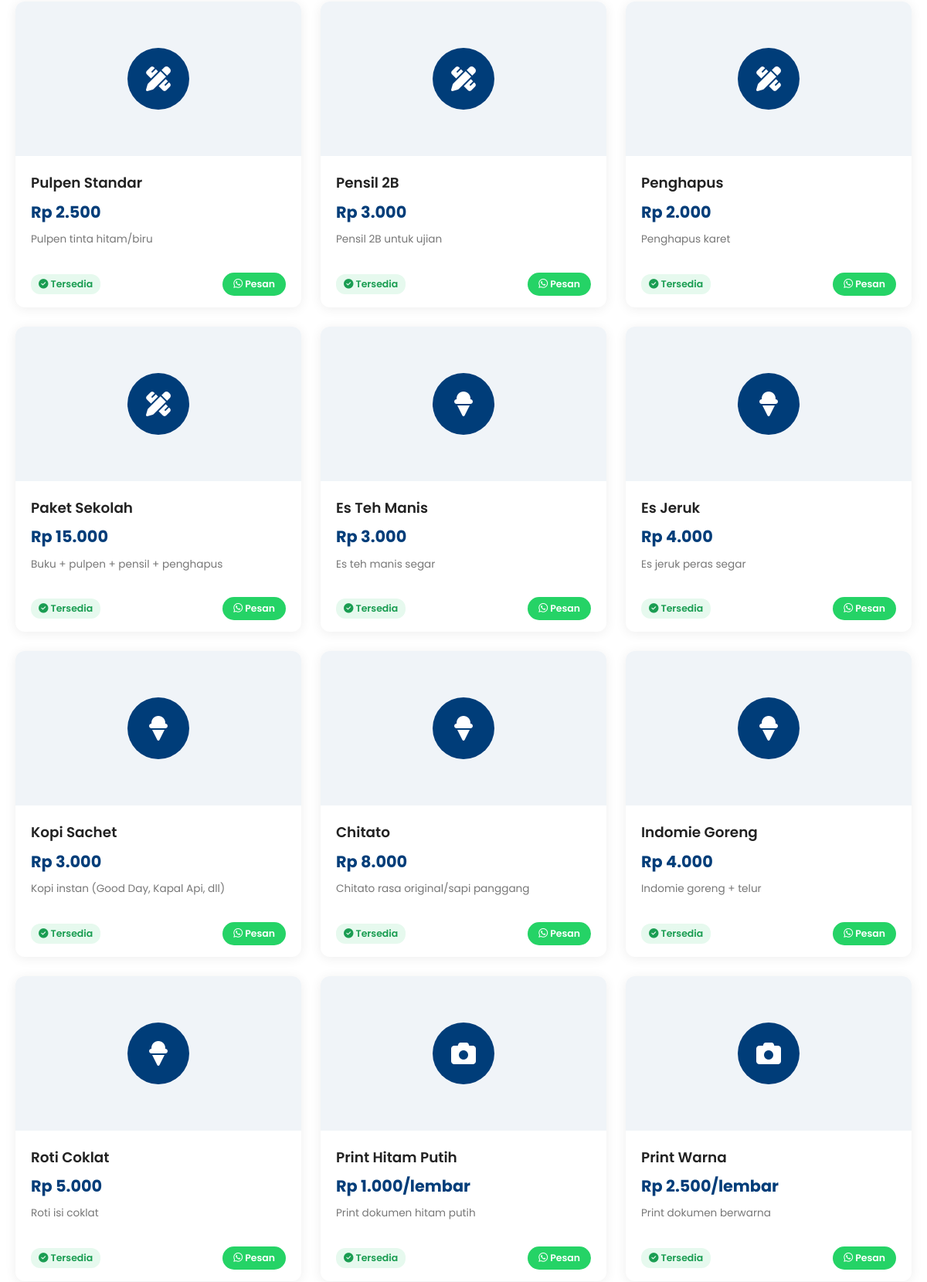
Before: /produk (middle part) with the older database file.
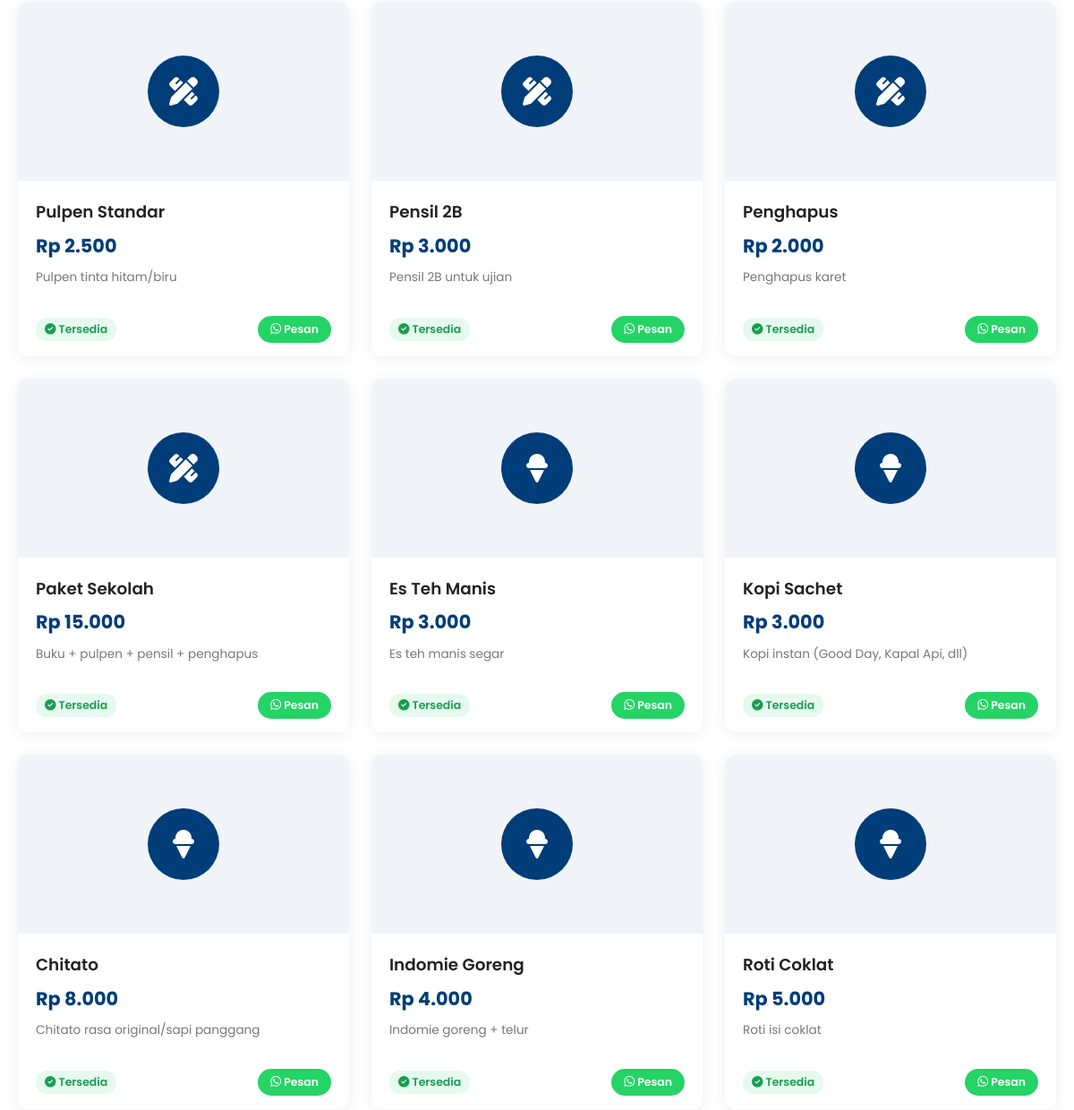
After: the same page with the newer database file.
### tables this page shows
CREATE TABLE products (
        id INTEGER PRIMARY KEY AUTOINCREMENT,
        name TEXT NOT NULL,
        category_id INTEGER,
        price REAL DEFAULT 0,
        price_label TEXT,
        description TEXT,
        image_url TEXT,
        stock INTEGER DEFAULT 0,
        is_active INTEGER DEFAULT 1,
        is_featured INTEGER DEFAULT 0,
        created_at TIMESTAMP DEFAULT CURRENT_TIMESTAMP,
        FOREIGN KEY (category_id) REFERENCES categories(id) ON DELETE SET NULL
    );

CREATE TABLE categories (
        id INTEGER PRIMARY KEY AUTOINCREMENT,
        name TEXT NOT NULL,
        icon TEXT DEFAULT 'fas fa-box',
        description TEXT,
        sort_order INTEGER DEFAULT 0,
        is_active INTEGER DEFAULT 1,
        created_at TIMESTAMP DEFAULT CURRENT_TIMESTAMP
    );

### app.py (the view)
@app.route('/produk')
def products_page():
    settings = get_all_settings()
    categories = get_categories()
    cat_id = request.args.get('category', type=int)
    search_query = request.args.get('q', '').strip()
    if search_query:
        products = search_products(search_query)
        active_cat = None
    elif cat_id:
        products = get_products(category_id=cat_id)
        active_cat = cat_id
    else:
        products = get_products()
        active_cat = None
    return render_template('products.html',
                           settings=settings,
                           categories=categories,
                           products=products,
                           active_cat=active_cat,
                           search_query=search_query)

### database.py (called while the page is built)
def get_db():
    conn = sqlite3.connect(DB_PATH)
    conn.row_factory = sqlite3.Row
    conn.execute("PRAGMA journal_mode=WAL")
    conn.execute("PRAGMA foreign_keys=ON")
    return conn

def get_all_settings():
    conn = get_db()
    rows = conn.execute("SELECT key, value FROM settings").fetchall()
    conn.close()
    return {r['key']: r['value'] for r in rows}

def get_categories(active_only=True):
    conn = get_db()
    q = "SELECT * FROM categories"
    if active_only:
        q += " WHERE is_active=1"
    q += " ORDER BY sort_order"
    rows = conn.execute(q).fetchall()
    conn.close()
    return rows

def get_products(category_id=None, active_only=True, featured_only=False):
    conn = get_db()
    q = "SELECT p.*, c.name as category_name, c.icon as category_icon FROM products p LEFT JOIN categories c ON p.category_id=c.id WHERE 1=1"
    params = []
    if active_only:
        q += " AND p.is_active=1"
    if category_id:
        q += " AND p.category_id=?"
        params.append(category_id)
    if featured_only:
        q += " AND p.is_featured=1"
    q += " ORDER BY p.category_id, p.id"
    rows = conn.execute(q, params).fetchall()
    conn.close()
    return rows

### templates/products.html (shortened to what this page needs)
<!DOCTYPE html>
<html lang="id">
<head>
    <link rel="stylesheet" href="https://cdnjs.cloudflare.com/ajax/libs/font-awesome/6.4.0/css/all.min.css">
    <link rel="stylesheet" href="/static/css/style.css">
</head>
<body>
    <section class="products-section">
        {% if products %}
        <div class="products-grid">
            {% for product in products %}
            <div class="product-card">
                <a href="/produk/{{ product.id }}" class="card-link">
                <div class="card-image">
                    {% if product.image_url %}
                    <img src="{{ product.image_url }}" alt="{{ product.name }}">
                    {% else %}
                    <div class="icon-placeholder" style="background: {{ product.category_color or '#003d79' }};">
                        <i class="{{ product.category_icon or 'fas fa-mobile-alt' }}"></i>
                    </div>
                    {% endif %}
                </div>
                <div class="card-body">
                    <h3>{{ product.name }}</h3>
                    <div class="price">{{ product.price_label }}</div>
                    <p class="desc">{{ product.description or '' }}</p>
                </div>
                </a>
                <div class="card-footer">
                    {% if product.stock and product.stock > 0 %}
                    <span class="stock-badge available"><i class="fas fa-check-circle"></i> Tersedia</span>
                    {% else %}
                    <span class="stock-badge empty"><i class="fas fa-times-circle"></i> Habis</span>
                    {% endif %}
                    {% if settings.whatsapp and product.stock and product.stock > 0 %}
                    <a href="https://wa.me/{{ settings.whatsapp }}?text={{ ('Halo, saya mau pesan ' + product.name + ' seharga ' + (product.price_label or '') + '. Masih tersedia?')|urlencode }}" class="wa-card-btn" target="_blank" rel="noopener">
                        <i class="fab fa-whatsapp"></i> Pesan
                    </a>
                    {% endif %}
                </div>
            </div>
            {% endfor %}
        </div>
        {% else %}
        <div class="empty-state">
            <i class="fas fa-box-open"></i>
            <h3>Belum Ada Produk</h3>
            <p>Produk belum tersedia untuk kategori ini.</p>
        </div>
        {% endif %}
    </section>
</body>
</html>

Changed rows visible on the page:
removed products: name "Es Jeruk", price_label "Rp 4.000", description "Es jeruk peras segar", stock 999 (drawn)
no longer on this page (row unchanged): products: name "Print Hitam Putih", price_label "Rp 1.000/lembar", description "Print dokumen hitam putih", stock 999 (drawn)
no longer on this page (row unchanged): products: name "Print Warna", price_label "Rp 2.500/lembar", description "Print dokumen berwarna", stock 999 (drawn)
